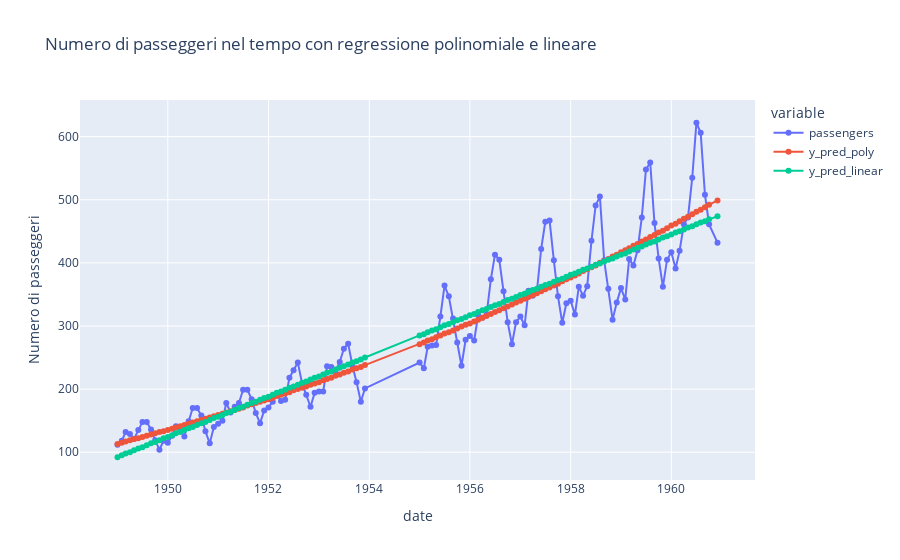

Notebook code for this chart:
### Code cell
# 5. Visualizza i dati reali e la curva stimata con Plotly.
import plotly.express as px
df['y_pred_poly'] = y_pred_poly
df['y_pred_linear'] = y_pred_linear
fig = px.line(df, x='date', y=['passengers', 'y_pred_poly', 'y_pred_linear'],
              labels={'value': 'Numero di passeggeri'},
              title='Numero di passeggeri nel tempo con regressione polinomiale e lineare')
fig.update_traces(mode='lines+markers')
fig.show()

### Figure 1 — Plotly figure (JSON) as saved in the notebook; plotly's stock layout.template omitted (floating-point values rounded to 4 significant figures; data arrays with more than 128 entries replaced by an {"elided": "..."} marker saying what was removed)
{"data": [{"hovertemplate": "variable=passengers<br>date=%{x}<br>Numero di passeggeri=%{y}<extra></extra>", "legendgroup": "passengers", "line": {"color": "#636efa", "dash": "solid"}, "marker": {"symbol": "circle"}, "mode": "lines+markers", "name": "passengers", "orientation": "v", "showlegend": true, "type": "scatter", "x": {"elided": "131 str values"}, "xaxis": "x", "y": {"elided": "131 int values"}, "yaxis": "y"}, {"hovertemplate": "variable=y_pred_poly<br>date=%{x}<br>Numero di passeggeri=%{y}<extra></extra>", "legendgroup": "y_pred_poly", "line": {"color": "#EF553B", "dash": "solid"}, "marker": {"symbol": "circle"}, "mode": "lines+markers", "name": "y_pred_poly", "orientation": "v", "showlegend": true, "type": "scatter", "x": {"elided": "131 str values"}, "xaxis": "x", "y": {"elided": "131 int values"}, "yaxis": "y"}, {"hovertemplate": "variable=y_pred_linear<br>date=%{x}<br>Numero di passeggeri=%{y}<extra></extra>", "legendgroup": "y_pred_linear", "line": {"color": "#00cc96", "dash": "solid"}, "marker": {"symbol": "circle"}, "mode": "lines+markers", "name": "y_pred_linear", "orientation": "v", "showlegend": true, "type": "scatter", "x": {"elided": "131 str values"}, "xaxis": "x", "y": {"elided": "131 int values"}, "yaxis": "y"}], "layout": {"legend": {"title": {"text": "variable"}, "tracegroupgap": 0}, "title": {"text": "Numero di passeggeri nel tempo con regressione polinomiale e lineare"}, "xaxis": {"anchor": "y", "domain": [0, 1], "title": {"text": "date"}}, "yaxis": {"anchor": "x", "domain": [0, 1], "title": {"text": "Numero di passeggeri"}}}}
